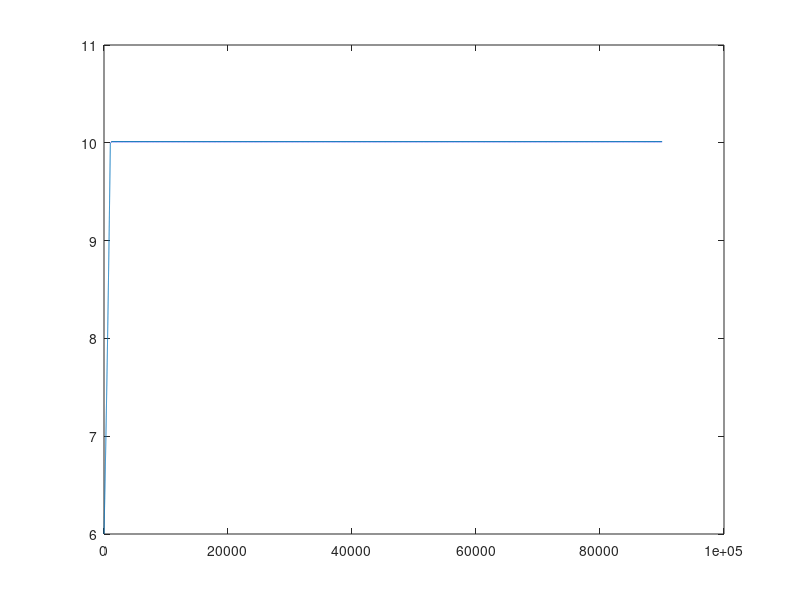

Source code (MATLAB):
f1 = @(x) 6 - x;
f2 = @(x) 5*x;
g  = @(x) 1;

epsilon = 0.01;
x_switch = 10;
x = 11;
x_all = [];
dt = 0;
t_last = 0;
x_dot = 0;
for t = 1:0.0001:1e1
    dt = t - t_last;
    if abs(x - x_switch) < epsilon
        x_dot = g(x);
    elseif x < x_switch
        x_dot = f2(x);
    elseif x > x_switch
        x_dot = f1(x);
    end
    x = x + dt * x_dot;
    t_last = t;
    x_all = [x_all; x];
end



plot(x_all)

